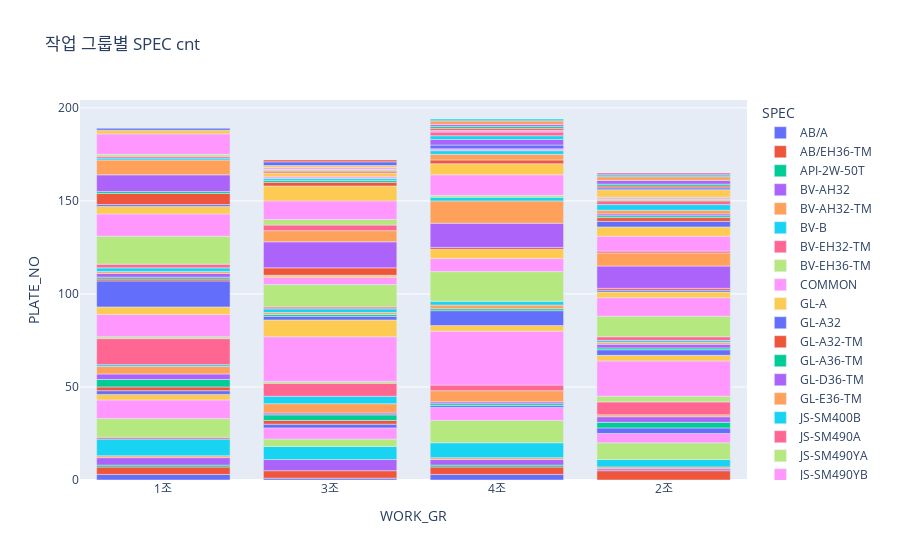

The notebook cell this image was saved under:
### Code cell
fig01 = px.bar(group01, x='WORK_GR', y='PLATE_NO', color='SPEC', title='작업 그룹별 SPEC cnt')
fig01.show()

### Figure 1 — Plotly figure (JSON) as saved in the notebook; plotly's stock layout.template omitted (floating-point values rounded to 4 significant figures)
{"data": [{"alignmentgroup": "True", "hovertemplate": "SPEC=AB/A<br>WORK_GR=%{x}<br>PLATE_NO=%{y}<extra></extra>", "legendgroup": "AB/A", "marker": {"color": "#636efa", "pattern": {"shape": ""}}, "name": "AB/A", "offsetgroup": "AB/A", "orientation": "v", "showlegend": true, "textposition": "auto", "type": "bar", "x": ["1조", "3조", "4조"], "xaxis": "x", "y": [3, 1, 3], "yaxis": "y"}, {"alignmentgroup": "True", "hovertemplate": "SPEC=AB/EH36-TM<br>WORK_GR=%{x}<br>PLATE_NO=%{y}<extra></extra>", "legendgroup": "AB/EH36-TM", "marker": {"color": "#EF553B", "pattern": {"shape": ""}}, "name": "AB/EH36-TM", "offsetgroup": "AB/EH36-TM", "orientation": "v", "showlegend": true, "textposition": "auto", "type": "bar", "x": ["1조", "2조", "3조", "4조"], "xaxis": "x", "y": [4, 5, 4, 4], "yaxis": "y"}, {"alignmentgroup": "True", "hovertemplate": "SPEC=API-2W-50T<br>WORK_GR=%{x}<br>PLATE_NO=%{y}<extra></extra>", "legendgroup": "API-2W-50T", "marker": {"color": "#00cc96", "pattern": {"shape": ""}}, "name": "API-2W-50T", "offsetgroup": "API-2W-50T", "orientation": "v", "showlegend": true, "textposition": "auto", "type": "bar", "x": ["1조", "4조"], "xaxis": "x", "y": [1, 1], "yaxis": "y"}, {"alignmentgroup": "True", "hovertemplate": "SPEC=BV-AH32<br>WORK_GR=%{x}<br>PLATE_NO=%{y}<extra></extra>", "legendgroup": "BV-AH32", "marker": {"color": "#ab63fa", "pattern": {"shape": ""}}, "name": "BV-AH32", "offsetgroup": "BV-AH32", "orientation": "v", "showlegend": true, "textposition": "auto", "type": "bar", "x": ["1조", "2조", "3조", "4조"], "xaxis": "x", "y": [4, 1, 6, 3], "yaxis": "y"}, {"alignmentgroup": "True", "hovertemplate": "SPEC=BV-AH32-TM<br>WORK_GR=%{x}<br>PLATE_NO=%{y}<extra></extra>", "legendgroup": "BV-AH32-TM", "marker": {"color": "#FFA15A", "pattern": {"shape": ""}}, "name": "BV-AH32-TM", "offsetgroup": "BV-AH32-TM", "orientation": "v", "showlegend": true, "textposition": "auto", "type": "bar", "x": ["1조", "2조", "4조"], "xaxis": "x", "y": [1, 1, 1], "yaxis": "y"}, {"alignmentgroup": "True", "hovertemplate": "SPEC=BV-B<br>WORK_GR=%{x}<br>PLATE_NO=%{y}<extra></extra>", "legendgroup": "BV-B", "marker": {"color": "#19d3f3", "pattern": {"shape": ""}}, "name": "BV-B", "offsetgroup": "BV-B", "orientation": "v", "showlegend": true, "textposition": "auto", "type": "bar", "x": ["1조", "2조", "3조", "4조"], "xaxis": "x", "y": [9, 4, 7, 8], "yaxis": "y"}, {"alignmentgroup": "True", "hovertemplate": "SPEC=BV-EH32-TM<br>WORK_GR=%{x}<br>PLATE_NO=%{y}<extra></extra>", "legendgroup": "BV-EH32-TM", "marker": {"color": "#FF6692", "pattern": {"shape": ""}}, "name": "BV-EH32-TM", "offsetgroup": "BV-EH32-TM", "orientation": "v", "showlegend": true, "textposition": "auto", "type": "bar", "x": ["1조"], "xaxis": "x", "y": [1], "yaxis": "y"}, {"alignmentgroup": "True", "hovertemplate": "SPEC=BV-EH36-TM<br>WORK_GR=%{x}<br>PLATE_NO=%{y}<extra></extra>", "legendgroup": "BV-EH36-TM", "marker": {"color": "#B6E880", "pattern": {"shape": ""}}, "name": "BV-EH36-TM", "offsetgroup": "BV-EH36-TM", "orientation": "v", "showlegend": true, "textposition": "auto", "type": "bar", "x": ["1조", "2조", "3조", "4조"], "xaxis": "x", "y": [10, 9, 4, 12], "yaxis": "y"}, {"alignmentgroup": "True", "hovertemplate": "SPEC=COMMON<br>WORK_GR=%{x}<br>PLATE_NO=%{y}<extra></extra>", "legendgroup": "COMMON", "marker": {"color": "#FF97FF", "pattern": {"shape": ""}}, "name": "COMMON", "offsetgroup": "COMMON", "orientation": "v", "showlegend": true, "textposition": "auto", "type": "bar", "x": ["1조", "2조", "3조", "4조"], "xaxis": "x", "y": [10, 5, 6, 7], "yaxis": "y"}, {"alignmentgroup": "True", "hovertemplate": "SPEC=GL-A<br>WORK_GR=%{x}<br>PLATE_NO=%{y}<extra></extra>", "legendgroup": "GL-A", "marker": {"color": "#FECB52", "pattern": {"shape": ""}}, "name": "GL-A", "offsetgroup": "GL-A", "orientation": "v", "showlegend": true, "textposition": "auto", "type": "bar", "x": ["1조"], "xaxis": "x", "y": [3], "yaxis": "y"}, {"alignmentgroup": "True", "hovertemplate": "SPEC=GL-A32<br>WORK_GR=%{x}<br>PLATE_NO=%{y}<extra></extra>", "legendgroup": "GL-A32", "marker": {"color": "#636efa", "pattern": {"shape": ""}}, "name": "GL-A32", "offsetgroup": "GL-A32", "orientation": "v", "showlegend": true, "textposition": "auto", "type": "bar", "x": ["1조", "2조", "3조", "4조"], "xaxis": "x", "y": [2, 3, 2, 1], "yaxis": "y"}, {"alignmentgroup": "True", "hovertemplate": "SPEC=GL-A32-TM<br>WORK_GR=%{x}<br>PLATE_NO=%{y}<extra></extra>", "legendgroup": "GL-A32-TM", "marker": {"color": "#EF553B", "pattern": {"shape": ""}}, "name": "GL-A32-TM", "offsetgroup": "GL-A32-TM", "orientation": "v", "showlegend": true, "textposition": "auto", "type": "bar", "x": ["1조", "3조"], "xaxis": "x", "y": [2, 2], "yaxis": "y"}, {"alignmentgroup": "True", "hovertemplate": "SPEC=GL-A36-TM<br>WORK_GR=%{x}<br>PLATE_NO=%{y}<extra></extra>", "legendgroup": "GL-A36-TM", "marker": {"color": "#00cc96", "pattern": {"shape": ""}}, "name": "GL-A36-TM", "offsetgroup": "GL-A36-TM", "orientation": "v", "showlegend": true, "textposition": "auto", "type": "bar", "x": ["1조", "2조", "3조", "4조"], "xaxis": "x", "y": [4, 3, 3, 1], "yaxis": "y"}, {"alignmentgroup": "True", "hovertemplate": "SPEC=GL-D36-TM<br>WORK_GR=%{x}<br>PLATE_NO=%{y}<extra></extra>", "legendgroup": "GL-D36-TM", "marker": {"color": "#ab63fa", "pattern": {"shape": ""}}, "name": "GL-D36-TM", "offsetgroup": "GL-D36-TM", "orientation": "v", "showlegend": true, "textposition": "auto", "type": "bar", "x": ["1조", "2조", "3조", "4조"], "xaxis": "x", "y": [3, 3, 1, 1], "yaxis": "y"}, {"alignmentgroup": "True", "hovertemplate": "SPEC=GL-E36-TM<br>WORK_GR=%{x}<br>PLATE_NO=%{y}<extra></extra>", "legendgroup": "GL-E36-TM", "marker": {"color": "#FFA15A", "pattern": {"shape": ""}}, "name": "GL-E36-TM", "offsetgroup": "GL-E36-TM", "orientation": "v", "showlegend": true, "textposition": "auto", "type": "bar", "x": ["1조", "2조", "3조", "4조"], "xaxis": "x", "y": [4, 1, 5, 6], "yaxis": "y"}, {"alignmentgroup": "True", "hovertemplate": "SPEC=JS-SM400B<br>WORK_GR=%{x}<br>PLATE_NO=%{y}<extra></extra>", "legendgroup": "JS-SM400B", "marker": {"color": "#19d3f3", "pattern": {"shape": ""}}, "name": "JS-SM400B", "offsetgroup": "JS-SM400B", "orientation": "v", "showlegend": true, "textposition": "auto", "type": "bar", "x": ["1조", "3조"], "xaxis": "x", "y": [1, 4], "yaxis": "y"}, {"alignmentgroup": "True", "hovertemplate": "SPEC=JS-SM490A<br>WORK_GR=%{x}<br>PLATE_NO=%{y}<extra></extra>", "legendgroup": "JS-SM490A", "marker": {"color": "#FF6692", "pattern": {"shape": ""}}, "name": "JS-SM490A", "offsetgroup": "JS-SM490A", "orientation": "v", "showlegend": true, "textposition": "auto", "type": "bar", "x": ["1조", "2조", "3조", "4조"], "xaxis": "x", "y": [14, 7, 7, 3], "yaxis": "y"}, {"alignmentgroup": "True", "hovertemplate": "SPEC=JS-SM490YA<br>WORK_GR=%{x}<br>PLATE_NO=%{y}<extra></extra>", "legendgroup": "JS-SM490YA", "marker": {"color": "#B6E880", "pattern": {"shape": ""}}, "name": "JS-SM490YA", "offsetgroup": "JS-SM490YA", "orientation": "v", "showlegend": true, "textposition": "auto", "type": "bar", "x": ["1조", "2조", "3조"], "xaxis": "x", "y": [1, 3, 1], "yaxis": "y"}, {"alignmentgroup": "True", "hovertemplate": "SPEC=JS-SM490YB<br>WORK_GR=%{x}<br>PLATE_NO=%{y}<extra></extra>", "legendgroup": "JS-SM490YB", "marker": {"color": "#FF97FF", "pattern": {"shape": ""}}, "name": "JS-SM490YB", "offsetgroup": "JS-SM490YB", "orientation": "v", "showlegend": true, "textposition": "auto", "type": "bar", "x": ["1조", "2조", "3조", "4조"], "xaxis": "x", "y": [12, 19, 24, 29], "yaxis": "y"}, {"alignmentgroup": "True", "hovertemplate": "SPEC=JS-SS400<br>WORK_GR=%{x}<br>PLATE_NO=%{y}<extra></extra>", "legendgroup": "JS-SS400", "marker": {"color": "#FECB52", "pattern": {"shape": ""}}, "name": "JS-SS400", "offsetgroup": "JS-SS400", "orientation": "v", "showlegend": true, "textposition": "auto", "type": "bar", "x": ["1조", "2조", "3조", "4조"], "xaxis": "x", "y": [4, 3, 9, 3], "yaxis": "y"}, {"alignmentgroup": "True", "hovertemplate": "SPEC=KR-A<br>WORK_GR=%{x}<br>PLATE_NO=%{y}<extra></extra>", "legendgroup": "KR-A", "marker": {"color": "#636efa", "pattern": {"shape": ""}}, "name": "KR-A", "offsetgroup": "KR-A", "orientation": "v", "showlegend": true, "textposition": "auto", "type": "bar", "x": ["1조", "2조", "3조", "4조"], "xaxis": "x", "y": [14, 3, 2, 8], "yaxis": "y"}, {"alignmentgroup": "True", "hovertemplate": "SPEC=KS-HSB600<br>WORK_GR=%{x}<br>PLATE_NO=%{y}<extra></extra>", "legendgroup": "KS-HSB600", "marker": {"color": "#EF553B", "pattern": {"shape": ""}}, "name": "KS-HSB600", "offsetgroup": "KS-HSB600", "orientation": "v", "showlegend": true, "textposition": "auto", "type": "bar", "x": ["1조"], "xaxis": "x", "y": [1], "yaxis": "y"}, {"alignmentgroup": "True", "hovertemplate": "SPEC=KS-SM400A<br>WORK_GR=%{x}<br>PLATE_NO=%{y}<extra></extra>", "legendgroup": "KS-SM400A", "marker": {"color": "#00cc96", "pattern": {"shape": ""}}, "name": "KS-SM400A", "offsetgroup": "KS-SM400A", "orientation": "v", "showlegend": true, "textposition": "auto", "type": "bar", "x": ["1조", "2조", "3조", "4조"], "xaxis": "x", "y": [1, 1, 1, 1], "yaxis": "y"}, {"alignmentgroup": "True", "hovertemplate": "SPEC=KS-SM400B<br>WORK_GR=%{x}<br>PLATE_NO=%{y}<extra></extra>", "legendgroup": "KS-SM400B", "marker": {"color": "#ab63fa", "pattern": {"shape": ""}}, "name": "KS-SM400B", "offsetgroup": "KS-SM400B", "orientation": "v", "showlegend": true, "textposition": "auto", "type": "bar", "x": ["1조", "2조"], "xaxis": "x", "y": [2, 2], "yaxis": "y"}, {"alignmentgroup": "True", "hovertemplate": "SPEC=KS-SM490A<br>WORK_GR=%{x}<br>PLATE_NO=%{y}<extra></extra>", "legendgroup": "KS-SM490A", "marker": {"color": "#FFA15A", "pattern": {"shape": ""}}, "name": "KS-SM490A", "offsetgroup": "KS-SM490A", "orientation": "v", "showlegend": true, "textposition": "auto", "type": "bar", "x": ["1조", "2조", "3조", "4조"], "xaxis": "x", "y": [1, 1, 1, 2], "yaxis": "y"}, {"alignmentgroup": "True", "hovertemplate": "SPEC=KS-SM490B<br>WORK_GR=%{x}<br>PLATE_NO=%{y}<extra></extra>", "legendgroup": "KS-SM490B", "marker": {"color": "#19d3f3", "pattern": {"shape": ""}}, "name": "KS-SM490B", "offsetgroup": "KS-SM490B", "orientation": "v", "showlegend": true, "textposition": "auto", "type": "bar", "x": ["1조", "2조", "3조", "4조"], "xaxis": "x", "y": [2, 1, 2, 2], "yaxis": "y"}, {"alignmentgroup": "True", "hovertemplate": "SPEC=KS-SS400<br>WORK_GR=%{x}<br>PLATE_NO=%{y}<extra></extra>", "legendgroup": "KS-SS400", "marker": {"color": "#FF6692", "pattern": {"shape": ""}}, "name": "KS-SS400", "offsetgroup": "KS-SS400", "orientation": "v", "showlegend": true, "textposition": "auto", "type": "bar", "x": ["1조", "2조", "3조"], "xaxis": "x", "y": [2, 2, 1], "yaxis": "y"}, {"alignmentgroup": "True", "hovertemplate": "SPEC=LR-A<br>WORK_GR=%{x}<br>PLATE_NO=%{y}<extra></extra>", "legendgroup": "LR-A", "marker": {"color": "#B6E880", "pattern": {"shape": ""}}, "name": "LR-A", "offsetgroup": "LR-A", "orientation": "v", "showlegend": true, "textposition": "auto", "type": "bar", "x": ["1조", "2조", "3조", "4조"], "xaxis": "x", "y": [15, 11, 12, 16], "yaxis": "y"}, {"alignmentgroup": "True", "hovertemplate": "SPEC=LR-AH32<br>WORK_GR=%{x}<br>PLATE_NO=%{y}<extra></extra>", "legendgroup": "LR-AH32", "marker": {"color": "#FF97FF", "pattern": {"shape": ""}}, "name": "LR-AH32", "offsetgroup": "LR-AH32", "orientation": "v", "showlegend": true, "textposition": "auto", "type": "bar", "x": ["1조", "2조", "3조", "4조"], "xaxis": "x", "y": [12, 10, 4, 7], "yaxis": "y"}, {"alignmentgroup": "True", "hovertemplate": "SPEC=LR-B<br>WORK_GR=%{x}<br>PLATE_NO=%{y}<extra></extra>", "legendgroup": "LR-B", "marker": {"color": "#FECB52", "pattern": {"shape": ""}}, "name": "LR-B", "offsetgroup": "LR-B", "orientation": "v", "showlegend": true, "textposition": "auto", "type": "bar", "x": ["1조", "2조", "3조", "4조"], "xaxis": "x", "y": [4, 3, 1, 5], "yaxis": "y"}, {"alignmentgroup": "True", "hovertemplate": "SPEC=LR-EH36-TM<br>WORK_GR=%{x}<br>PLATE_NO=%{y}<extra></extra>", "legendgroup": "LR-EH36-TM", "marker": {"color": "#636efa", "pattern": {"shape": ""}}, "name": "LR-EH36-TM", "offsetgroup": "LR-EH36-TM", "orientation": "v", "showlegend": true, "textposition": "auto", "type": "bar", "x": ["1조", "2조"], "xaxis": "x", "y": [1, 1], "yaxis": "y"}, {"alignmentgroup": "True", "hovertemplate": "SPEC=NK-KA32<br>WORK_GR=%{x}<br>PLATE_NO=%{y}<extra></extra>", "legendgroup": "NK-KA32", "marker": {"color": "#EF553B", "pattern": {"shape": ""}}, "name": "NK-KA32", "offsetgroup": "NK-KA32", "orientation": "v", "showlegend": true, "textposition": "auto", "type": "bar", "x": ["1조", "2조", "3조", "4조"], "xaxis": "x", "y": [6, 1, 4, 1], "yaxis": "y"}, {"alignmentgroup": "True", "hovertemplate": "SPEC=NK-KA32-TM<br>WORK_GR=%{x}<br>PLATE_NO=%{y}<extra></extra>", "legendgroup": "NK-KA32-TM", "marker": {"color": "#00cc96", "pattern": {"shape": ""}}, "name": "NK-KA32-TM", "offsetgroup": "NK-KA32-TM", "orientation": "v", "showlegend": true, "textposition": "auto", "type": "bar", "x": ["1조"], "xaxis": "x", "y": [1], "yaxis": "y"}, {"alignmentgroup": "True", "hovertemplate": "SPEC=NV-A<br>WORK_GR=%{x}<br>PLATE_NO=%{y}<extra></extra>", "legendgroup": "NV-A", "marker": {"color": "#ab63fa", "pattern": {"shape": ""}}, "name": "NV-A", "offsetgroup": "NV-A", "orientation": "v", "showlegend": true, "textposition": "auto", "type": "bar", "x": ["1조", "2조", "3조", "4조"], "xaxis": "x", "y": [9, 12, 14, 13], "yaxis": "y"}, {"alignmentgroup": "True", "hovertemplate": "SPEC=NV-A32<br>WORK_GR=%{x}<br>PLATE_NO=%{y}<extra></extra>", "legendgroup": "NV-A32", "marker": {"color": "#FFA15A", "pattern": {"shape": ""}}, "name": "NV-A32", "offsetgroup": "NV-A32", "orientation": "v", "showlegend": true, "textposition": "auto", "type": "bar", "x": ["1조", "2조", "3조", "4조"], "xaxis": "x", "y": [8, 7, 6, 12], "yaxis": "y"}, {"alignmentgroup": "True", "hovertemplate": "SPEC=NV-A32-TM<br>WORK_GR=%{x}<br>PLATE_NO=%{y}<extra></extra>", "legendgroup": "NV-A32-TM", "marker": {"color": "#19d3f3", "pattern": {"shape": ""}}, "name": "NV-A32-TM", "offsetgroup": "NV-A32-TM", "orientation": "v", "showlegend": true, "textposition": "auto", "type": "bar", "x": ["1조", "4조"], "xaxis": "x", "y": [1, 2], "yaxis": "y"}, {"alignmentgroup": "True", "hovertemplate": "SPEC=NV-D36-TM<br>WORK_GR=%{x}<br>PLATE_NO=%{y}<extra></extra>", "legendgroup": "NV-D36-TM", "marker": {"color": "#FF6692", "pattern": {"shape": ""}}, "name": "NV-D36-TM", "offsetgroup": "NV-D36-TM", "orientation": "v", "showlegend": true, "textposition": "auto", "type": "bar", "x": ["1조", "2조", "3조"], "xaxis": "x", "y": [1, 1, 3], "yaxis": "y"}, {"alignmentgroup": "True", "hovertemplate": "SPEC=NV-E36-TM<br>WORK_GR=%{x}<br>PLATE_NO=%{y}<extra></extra>", "legendgroup": "NV-E36-TM", "marker": {"color": "#B6E880", "pattern": {"shape": ""}}, "name": "NV-E36-TM", "offsetgroup": "NV-E36-TM", "orientation": "v", "showlegend": true, "textposition": "auto", "type": "bar", "x": ["1조", "3조", "4조"], "xaxis": "x", "y": [1, 3, 1], "yaxis": "y"}, {"alignmentgroup": "True", "hovertemplate": "SPEC=PILAC-BT33<br>WORK_GR=%{x}<br>PLATE_NO=%{y}<extra></extra>", "legendgroup": "PILAC-BT33", "marker": {"color": "#FF97FF", "pattern": {"shape": ""}}, "name": "PILAC-BT33", "offsetgroup": "PILAC-BT33", "orientation": "v", "showlegend": true, "textposition": "auto", "type": "bar", "x": ["1조", "2조", "3조", "4조"], "xaxis": "x", "y": [11, 8, 10, 11], "yaxis": "y"}, {"alignmentgroup": "True", "hovertemplate": "SPEC=SA283-C<br>WORK_GR=%{x}<br>PLATE_NO=%{y}<extra></extra>", "legendgroup": "SA283-C", "marker": {"color": "#FECB52", "pattern": {"shape": ""}}, "name": "SA283-C", "offsetgroup": "SA283-C", "orientation": "v", "showlegend": true, "textposition": "auto", "type": "bar", "x": ["1조", "2조", "3조", "4조"], "xaxis": "x", "y": [2, 5, 8, 6], "yaxis": "y"}, {"alignmentgroup": "True", "hovertemplate": "SPEC=V42JBN3<br>WORK_GR=%{x}<br>PLATE_NO=%{y}<extra></extra>", "legendgroup": "V42JBN3", "marker": {"color": "#636efa", "pattern": {"shape": ""}}, "name": "V42JBN3", "offsetgroup": "V42JBN3", "orientation": "v", "showlegend": true, "textposition": "auto", "type": "bar", "x": ["1조", "2조"], "xaxis": "x", "y": [1, 3], "yaxis": "y"}, {"alignmentgroup": "True", "hovertemplate": "SPEC=A283-C<br>WORK_GR=%{x}<br>PLATE_NO=%{y}<extra></extra>", "legendgroup": "A283-C", "marker": {"color": "#EF553B", "pattern": {"shape": ""}}, "name": "A283-C", "offsetgroup": "A283-C", "orientation": "v", "showlegend": true, "textposition": "auto", "type": "bar", "x": ["2조", "3조", "4조"], "xaxis": "x", "y": [2, 2, 2], "yaxis": "y"}, {"alignmentgroup": "True", "hovertemplate": "SPEC=A516-60<br>WORK_GR=%{x}<br>PLATE_NO=%{y}<extra></extra>", "legendgroup": "A516-60", "marker": {"color": "#00cc96", "pattern": {"shape": ""}}, "name": "A516-60", "offsetgroup": "A516-60", "orientation": "v", "showlegend": true, "textposition": "auto", "type": "bar", "x": ["2조", "3조"], "xaxis": "x", "y": [1, 1], "yaxis": "y"}, {"alignmentgroup": "True", "hovertemplate": "SPEC=A709-36<br>WORK_GR=%{x}<br>PLATE_NO=%{y}<extra></extra>", "legendgroup": "A709-36", "marker": {"color": "#ab63fa", "pattern": {"shape": ""}}, "name": "A709-36", "offsetgroup": "A709-36", "orientation": "v", "showlegend": true, "textposition": "auto", "type": "bar", "x": ["2조"], "xaxis": "x", "y": [1], "yaxis": "y"}, {"alignmentgroup": "True", "hovertemplate": "SPEC=AB/AH32<br>WORK_GR=%{x}<br>PLATE_NO=%{y}<extra></extra>", "legendgroup": "AB/AH32", "marker": {"color": "#FFA15A", "pattern": {"shape": ""}}, "name": "AB/AH32", "offsetgroup": "AB/AH32", "orientation": "v", "showlegend": true, "textposition": "auto", "type": "bar", "x": ["2조", "4조"], "xaxis": "x", "y": [2, 3], "yaxis": "y"}, {"alignmentgroup": "True", "hovertemplate": "SPEC=AB/B<br>WORK_GR=%{x}<br>PLATE_NO=%{y}<extra></extra>", "legendgroup": "AB/B", "marker": {"color": "#19d3f3", "pattern": {"shape": ""}}, "name": "AB/B", "offsetgroup": "AB/B", "orientation": "v", "showlegend": true, "textposition": "auto", "type": "bar", "x": ["2조", "3조", "4조"], "xaxis": "x", "y": [3, 1, 2], "yaxis": "y"}, {"alignmentgroup": "True", "hovertemplate": "SPEC=AB/EH32-TM<br>WORK_GR=%{x}<br>PLATE_NO=%{y}<extra></extra>", "legendgroup": "AB/EH32-TM", "marker": {"color": "#FF6692", "pattern": {"shape": ""}}, "name": "AB/EH32-TM", "offsetgroup": "AB/EH32-TM", "orientation": "v", "showlegend": true, "textposition": "auto", "type": "bar", "x": ["2조"], "xaxis": "x", "y": [2], "yaxis": "y"}, {"alignmentgroup": "True", "hovertemplate": "SPEC=BV-A<br>WORK_GR=%{x}<br>PLATE_NO=%{y}<extra></extra>", "legendgroup": "BV-A", "marker": {"color": "#B6E880", "pattern": {"shape": ""}}, "name": "BV-A", "offsetgroup": "BV-A", "orientation": "v", "showlegend": true, "textposition": "auto", "type": "bar", "x": ["2조"], "xaxis": "x", "y": [1], "yaxis": "y"}, {"alignmentgroup": "True", "hovertemplate": "SPEC=BV-AH36-TL<br>WORK_GR=%{x}<br>PLATE_NO=%{y}<extra></extra>", "legendgroup": "BV-AH36-TL", "marker": {"color": "#FF97FF", "pattern": {"shape": ""}}, "name": "BV-AH36-TL", "offsetgroup": "BV-AH36-TL", "orientation": "v", "showlegend": true, "textposition": "auto", "type": "bar", "x": ["2조", "3조", "4조"], "xaxis": "x", "y": [1, 1, 1], "yaxis": "y"}, {"alignmentgroup": "True", "hovertemplate": "SPEC=GL-E32-TM<br>WORK_GR=%{x}<br>PLATE_NO=%{y}<extra></extra>", "legendgroup": "GL-E32-TM", "marker": {"color": "#FECB52", "pattern": {"shape": ""}}, "name": "GL-E32-TM", "offsetgroup": "GL-E32-TM", "orientation": "v", "showlegend": true, "textposition": "auto", "type": "bar", "x": ["2조", "3조"], "xaxis": "x", "y": [4, 2], "yaxis": "y"}, {"alignmentgroup": "True", "hovertemplate": "SPEC=KR-AH32<br>WORK_GR=%{x}<br>PLATE_NO=%{y}<extra></extra>", "legendgroup": "KR-AH32", "marker": {"color": "#636efa", "pattern": {"shape": ""}}, "name": "KR-AH32", "offsetgroup": "KR-AH32", "orientation": "v", "showlegend": true, "textposition": "auto", "type": "bar", "x": ["2조", "4조"], "xaxis": "x", "y": [1, 2], "yaxis": "y"}, {"alignmentgroup": "True", "hovertemplate": "SPEC=KR-B<br>WORK_GR=%{x}<br>PLATE_NO=%{y}<extra></extra>", "legendgroup": "KR-B", "marker": {"color": "#EF553B", "pattern": {"shape": ""}}, "name": "KR-B", "offsetgroup": "KR-B", "orientation": "v", "showlegend": true, "textposition": "auto", "type": "bar", "x": ["2조"], "xaxis": "x", "y": [1], "yaxis": "y"}, {"alignmentgroup": "True", "hovertemplate": "SPEC=LR-AH36-TM<br>WORK_GR=%{x}<br>PLATE_NO=%{y}<extra></extra>", "legendgroup": "LR-AH36-TM", "marker": {"color": "#00cc96", "pattern": {"shape": ""}}, "name": "LR-AH36-TM", "offsetgroup": "LR-AH36-TM", "orientation": "v", "showlegend": true, "textposition": "auto", "type": "bar", "x": ["2조"], "xaxis": "x", "y": [1], "yaxis": "y"}, {"alignmentgroup": "True", "hovertemplate": "SPEC=NK-KA<br>WORK_GR=%{x}<br>PLATE_NO=%{y}<extra></extra>", "legendgroup": "NK-KA", "marker": {"color": "#ab63fa", "pattern": {"shape": ""}}, "name": "NK-KA", "offsetgroup": "NK-KA", "orientation": "v", "showlegend": true, "textposition": "auto", "type": "bar", "x": ["2조", "4조"], "xaxis": "x", "y": [2, 3], "yaxis": "y"}, {"alignmentgroup": "True", "hovertemplate": "SPEC=NK-KD36-TM<br>WORK_GR=%{x}<br>PLATE_NO=%{y}<extra></extra>", "legendgroup": "NK-KD36-TM", "marker": {"color": "#FFA15A", "pattern": {"shape": ""}}, "name": "NK-KD36-TM", "offsetgroup": "NK-KD36-TM", "orientation": "v", "showlegend": true, "textposition": "auto", "type": "bar", "x": ["2조"], "xaxis": "x", "y": [2], "yaxis": "y"}, {"alignmentgroup": "True", "hovertemplate": "SPEC=NV-B<br>WORK_GR=%{x}<br>PLATE_NO=%{y}<extra></extra>", "legendgroup": "NV-B", "marker": {"color": "#19d3f3", "pattern": {"shape": ""}}, "name": "NV-B", "offsetgroup": "NV-B", "orientation": "v", "showlegend": true, "textposition": "auto", "type": "bar", "x": ["2조", "4조"], "xaxis": "x", "y": [1, 2], "yaxis": "y"}, {"alignmentgroup": "True", "hovertemplate": "SPEC=NV-D32-TM<br>WORK_GR=%{x}<br>PLATE_NO=%{y}<extra></extra>", "legendgroup": "NV-D32-TM", "marker": {"color": "#FF6692", "pattern": {"shape": ""}}, "name": "NV-D32-TM", "offsetgroup": "NV-D32-TM", "orientation": "v", "showlegend": true, "textposition": "auto", "type": "bar", "x": ["2조", "3조", "4조"], "xaxis": "x", "y": [1, 1, 2], "yaxis": "y"}, {"alignmentgroup": "True", "hovertemplate": "SPEC=A131-DH36TM<br>WORK_GR=%{x}<br>PLATE_NO=%{y}<extra></extra>", "legendgroup": "A131-DH36TM", "marker": {"color": "#B6E880", "pattern": {"shape": ""}}, "name": "A131-DH36TM", "offsetgroup": "A131-DH36TM", "orientation": "v", "showlegend": true, "textposition": "auto", "type": "bar", "x": ["3조"], "xaxis": "x", "y": [1], "yaxis": "y"}, {"alignmentgroup": "True", "hovertemplate": "SPEC=JS-SM400A<br>WORK_GR=%{x}<br>PLATE_NO=%{y}<extra></extra>", "legendgroup": "JS-SM400A", "marker": {"color": "#FF97FF", "pattern": {"shape": ""}}, "name": "JS-SM400A", "offsetgroup": "JS-SM400A", "orientation": "v", "showlegend": true, "textposition": "auto", "type": "bar", "x": ["3조", "4조"], "xaxis": "x", "y": [1, 1], "yaxis": "y"}, {"alignmentgroup": "True", "hovertemplate": "SPEC=LR-EH32-TM<br>WORK_GR=%{x}<br>PLATE_NO=%{y}<extra></extra>", "legendgroup": "LR-EH32-TM", "marker": {"color": "#FECB52", "pattern": {"shape": ""}}, "name": "LR-EH32-TM", "offsetgroup": "LR-EH32-TM", "orientation": "v", "showlegend": true, "textposition": "auto", "type": "bar", "x": ["3조"], "xaxis": "x", "y": [1], "yaxis": "y"}, {"alignmentgroup": "True", "hovertemplate": "SPEC=NV-A36-TM<br>WORK_GR=%{x}<br>PLATE_NO=%{y}<extra></extra>", "legendgroup": "NV-A36-TM", "marker": {"color": "#636efa", "pattern": {"shape": ""}}, "name": "NV-A36-TM", "offsetgroup": "NV-A36-TM", "orientation": "v", "showlegend": true, "textposition": "auto", "type": "bar", "x": ["3조"], "xaxis": "x", "y": [2], "yaxis": "y"}, {"alignmentgroup": "True", "hovertemplate": "SPEC=NV-E32-TM<br>WORK_GR=%{x}<br>PLATE_NO=%{y}<extra></extra>", "legendgroup": "NV-E32-TM", "marker": {"color": "#EF553B", "pattern": {"shape": ""}}, "name": "NV-E32-TM", "offsetgroup": "NV-E32-TM", "orientation": "v", "showlegend": true, "textposition": "auto", "type": "bar", "x": ["3조", "4조"], "xaxis": "x", "y": [1, 1], "yaxis": "y"}, {"alignmentgroup": "True", "hovertemplate": "SPEC=BV-AH36-TM<br>WORK_GR=%{x}<br>PLATE_NO=%{y}<extra></extra>", "legendgroup": "BV-AH36-TM", "marker": {"color": "#00cc96", "pattern": {"shape": ""}}, "name": "BV-AH36-TM", "offsetgroup": "BV-AH36-TM", "orientation": "v", "showlegend": true, "textposition": "auto", "type": "bar", "x": ["4조"], "xaxis": "x", "y": [1], "yaxis": "y"}, {"alignmentgroup": "True", "hovertemplate": "SPEC=CCS-B<br>WORK_GR=%{x}<br>PLATE_NO=%{y}<extra></extra>", "legendgroup": "CCS-B", "marker": {"color": "#ab63fa", "pattern": {"shape": ""}}, "name": "CCS-B", "offsetgroup": "CCS-B", "orientation": "v", "showlegend": true, "textposition": "auto", "type": "bar", "x": ["4조"], "xaxis": "x", "y": [1], "yaxis": "y"}, {"alignmentgroup": "True", "hovertemplate": "SPEC=KS-HSB500<br>WORK_GR=%{x}<br>PLATE_NO=%{y}<extra></extra>", "legendgroup": "KS-HSB500", "marker": {"color": "#FFA15A", "pattern": {"shape": ""}}, "name": "KS-HSB500", "offsetgroup": "KS-HSB500", "orientation": "v", "showlegend": true, "textposition": "auto", "type": "bar", "x": ["4조"], "xaxis": "x", "y": [2], "yaxis": "y"}, {"alignmentgroup": "True", "hovertemplate": "SPEC=LR-AH36<br>WORK_GR=%{x}<br>PLATE_NO=%{y}<extra></extra>", "legendgroup": "LR-AH36", "marker": {"color": "#19d3f3", "pattern": {"shape": ""}}, "name": "LR-AH36", "offsetgroup": "LR-AH36", "orientation": "v", "showlegend": true, "textposition": "auto", "type": "bar", "x": ["4조"], "xaxis": "x", "y": [1], "yaxis": "y"}], "layout": {"barmode": "relative", "legend": {"title": {"text": "SPEC"}, "tracegroupgap": 0}, "title": {"text": "작업 그룹별 SPEC cnt"}, "xaxis": {"anchor": "y", "domain": [0, 1], "title": {"text": "WORK_GR"}}, "yaxis": {"anchor": "x", "domain": [0, 1], "title": {"text": "PLATE_NO"}}}}
